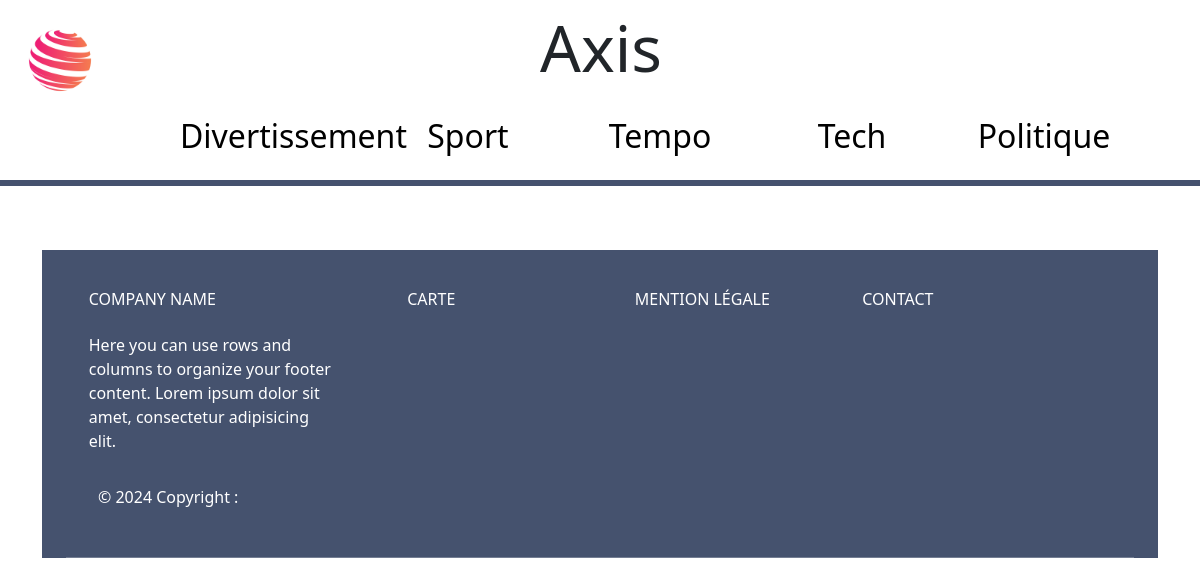
Page /home.php on the earlier database version.
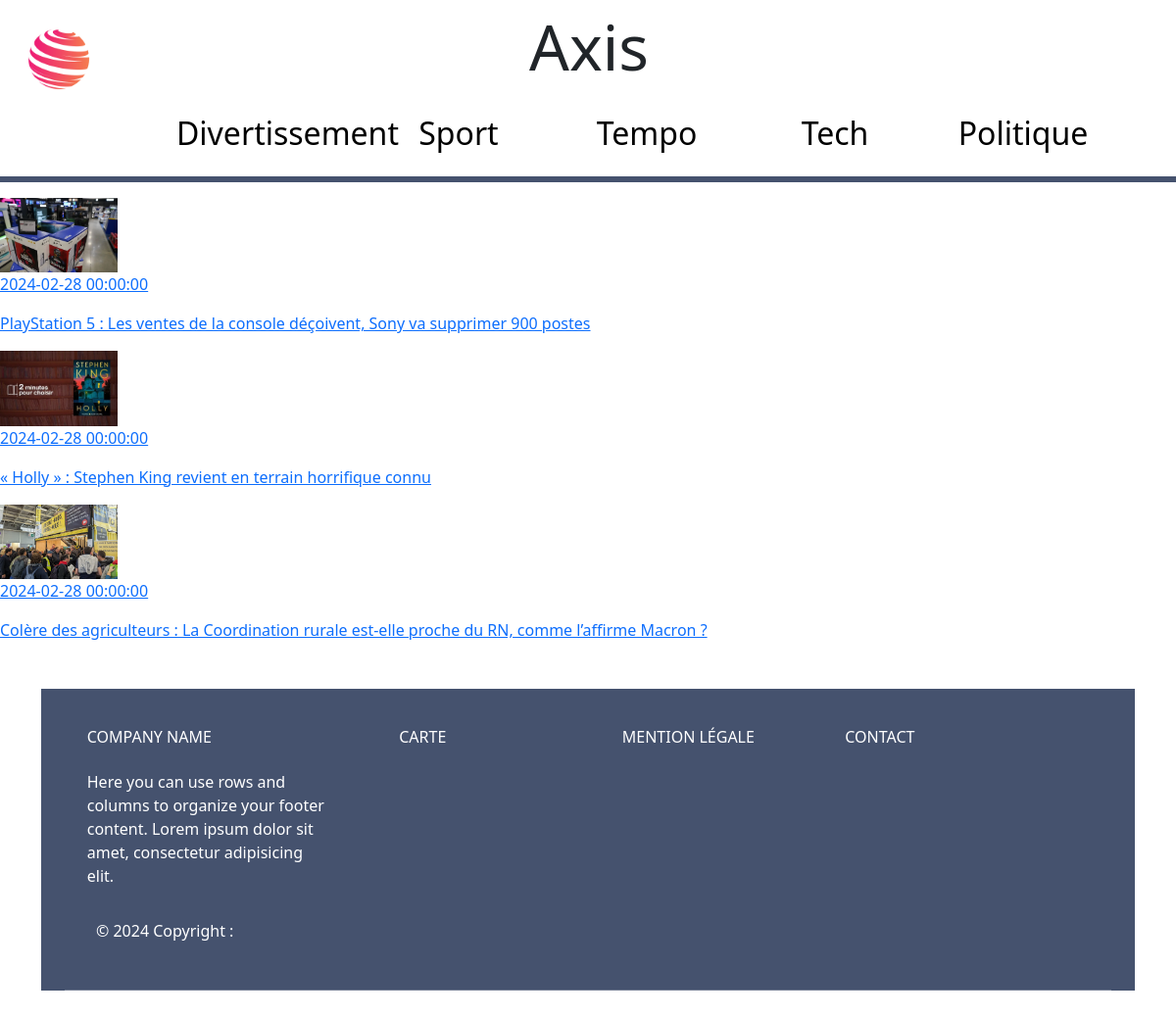
Same page on the later database version.
### tables this page shows
CREATE TABLE IF NOT EXISTS `actualites` (
  `id_actualite` int NOT NULL AUTO_INCREMENT,
  `titre` varchar(200) NOT NULL,
  `sous_titre` varchar(500) NOT NULL,
  `article` text NOT NULL,
  `image` varchar(300) NOT NULL,
  `date_publication` datetime NOT NULL,
  `date_modification` datetime NOT NULL,
  `id_auteur` int NOT NULL,
  `id_tag` int NOT NULL,
  `id_nom_source` int NOT NULL,
  `id_lien` int NOT NULL,
  PRIMARY KEY (`id_actualite`)
);

### home.php (the view, shortened to what this page needs)
<?php include_once('base_donnee.php');
$sql = 'SELECT * FROM
actualites,tags,auteurs,sources,liens WHERE
actualites.id_auteur = auteurs.id_auteur AND
actualites.id_tag = tags.id_tag AND
actualites.id_nom_source = sources.id_source AND
actualites.id_lien = liens.id_lien ORDER BY
actualites.date_modification DESC LIMIT 5';
$temp = $pdo -> prepare($sql);
$temp -> execute();
?>
<!DOCTYPE html>
<html lang="fr">
	<head>
		<link rel="stylesheet" href="style.css" />
        <link href="https://cdn.jsdelivr.net/npm/bootstrap@5.3.3/dist/css/bootstrap.min.css" rel="stylesheet">
	</head>
	<body>
        <?php
        include('header.php');
        foreach ($temp as $t){
            echo
            "<main>
                <div>
                    <a href='article.php?id=".$t['id_actualite']." '>
                        <img class='miniature' src='images/".$t['image']."'/>
                        <p onload='calculMiseEnLigne()'>".$t['date_modification']."</p>
                        <p>".$t['titre']."</p>
                    </a>
                </div>
            </main>";
        }
        include('footer.php');
        ?>
	</body>
</html>

### header.php
<header>
    <a href="home.php"><img src="images_mep/logo.png" alt="" id="logo" href="home.php"/></a>
    <p id="marque">Axis</p>
    <div id="navbar">
        <a href="#" class="nav"><p>Divertissement</p></a>
        <a href="#" class="nav"><p>Sport</p></a>
        <a href="#" class="nav"><p>Tempo</p></a>
        <a href="#" class="nav"><p>Tech</p></a>
        <a href="#" class="nav"><p >Politique</p></a>
    </div>
    <p id='barre'></p>
</header>

### footer.php (shortened to what this page needs)
<div class="container my-5">
  <footer
          class="text-center text-lg-start text-white"
          style="background-color: #45526e"
          >
    <div class="container p-4 pb-0">
      <section class="">
        <div class="row">
          <div class="col-md-3 col-lg-3 col-xl-3 mx-auto mt-3">
            <h6 class="text-uppercase mb-4 font-weight-bold">
              Company name
            </h6>
            <p>
              Here you can use rows and columns to organize your footer
              content. Lorem ipsum dolor sit amet, consectetur adipisicing
              elit.
            </p>
          </div>
          <div class="col-md-2 col-lg-2 col-xl-2 mx-auto mt-3">
            <h6 class="text-uppercase mb-4 font-weight-bold">Carte</h6>
          </div>
          <div class="col-md-3 col-lg-2 col-xl-2 mx-auto mt-3">
            <h6 class="text-uppercase mb-4 font-weight-bold">
              Mention légale
            </h6>
          </div>
          <div class="col-md-4 col-lg-3 col-xl-3 mx-auto mt-3">
            <h6 class="text-uppercase mb-4 font-weight-bold "><a class="lien" href="contact.php">Contact</a></h6>
          </div>
        </div>
      </section>
        <section class="p-3 pt-0">
        <div class="row d-flex align-items-center">
          <div class="col-md-7 col-lg-8 text-center text-md-start">
            <div class="p-3">
              © 2024 Copyright :
            </div>
          </div>
        </div>
      </section>
      <hr class="my-3">
    </div>
  </footer>
</div>

### style.css (style rules this page uses)
html { margin: 0 auto; }
footer { max-width: 100%; }
#barre { width: 100%; border: 3px solid #45526e; margin-top: 180px; }
header { overflow: hidden; }
#logo { float: left; width: 10%; }
#marque { float: left; width: 90%; font-size: 4em; padding-left: 35%; }
#navbar { width: 90%; float: left; padding-left: 5%; padding-right: 5%; }
.nav { float: left; color: black; text-decoration: none; margin: 0 auto; width: 20%; font-size: 2em; }
.nav p { margin: 0 auto; }
.miniature { max-width: 10%; }
.lien { text-decoration: none; color: white; }

Differences in the rows shown:
now on this page (row edited): actualites: image (picture), date_modification "2024-02-28 00:00:00", titre "PlayStation 5 : Les ventes de la console déçoivent, Sony va supprimer 900 postes"
now on this page (row edited): actualites: image (picture), date_modification "2024-02-28 00:00:00", titre "« Holly » : Stephen King revient en terrain horrifique connu"
now on this page (row edited): actualites: image (picture), date_modification "2024-02-28 00:00:00", titre "Colère des agriculteurs : La Coordination rurale est-elle proche du RN, comme l’affirme Macron ?"
